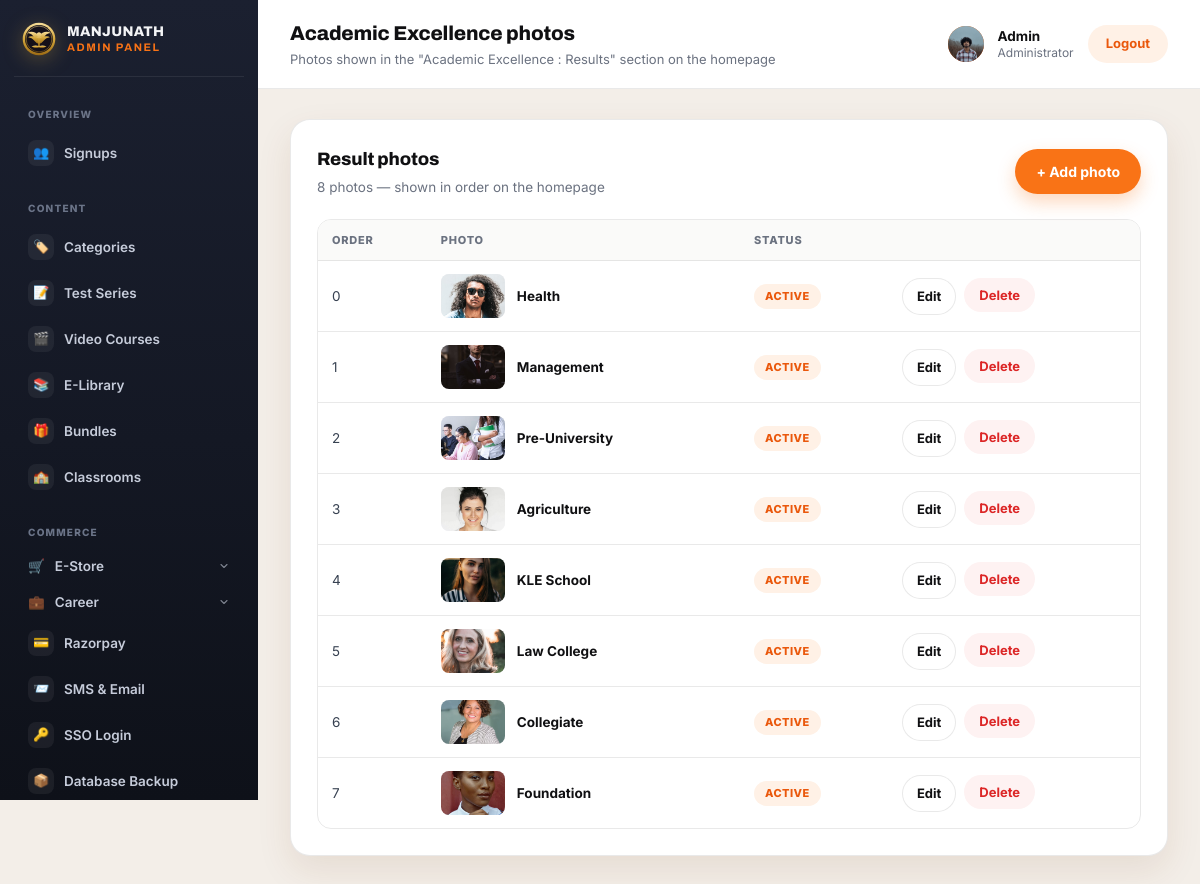
Screenshot of /panel/customization/results/ (signed in) with the database file from the repository.
### myapp/models.py (models this page shows, shortened)
class CustomUser(AbstractBaseUser, PermissionsMixin):
    GENDER_CHOICES = [
        ('male', 'Male'),
        ('female', 'Female'),
        ('other', 'Other'),
    ]
    name = models.CharField(max_length=150)
    email = models.EmailField(unique=True)
    number = models.CharField(max_length=15)
    age = models.PositiveIntegerField(null=True, blank=True)
    gender = models.CharField(max_length=10, choices=GENDER_CHOICES, blank=True)
    state = models.CharField(max_length=100, blank=True)
    city = models.CharField(max_length=100, blank=True)
    profile_picture = models.ImageField(upload_to='profile_pictures/', blank=True, null=True)
    is_active = models.BooleanField(default=True)
    is_staff = models.BooleanField(default=False)
    date_joined = models.DateTimeField(auto_now_add=True)
    objects = CustomUserManager()
    USERNAME_FIELD = 'email'
    REQUIRED_FIELDS = ['name', 'number']

class ResultHighlight(models.Model):
    image = models.ImageField(upload_to='results/')
    caption = models.CharField(max_length=100)
    order = models.PositiveIntegerField(default=0)
    is_active = models.BooleanField(default=True)
    created_at = models.DateTimeField(auto_now_add=True)
    class Meta:
        ordering = ['order', '-created_at']

### myapp/views.py (the view)
# urls.py: path('panel/customization/results/', views.panel_result_list, name='panel_result_list'),
@login_required(login_url='login')
@user_passes_test(_is_staff, login_url='login')
def panel_result_list(request):
    results = ResultHighlight.objects.all()
    return render(request, 'myapp/panel/result_list.html', {'results': results})

### myapp/context_processors.py (called while the page is built)
def site_settings(request):
    return {
        'site_settings': SiteSettings.load(),
        'top_notifications': Notification.objects.filter(is_active=True),
        'chatbot_settings': ChatbotSettings.load(),
        'chatbot_questions': ChatbotQuestion.objects.filter(is_active=True),
        'hero': HeroSection.load(),
        'daily_current_card': DailyUpdateCard.load(DailyUpdateCard.CURRENT_AFFAIRS),
        'daily_news_card': DailyUpdateCard.load(DailyUpdateCard.DAILY_NEWS),
        'pwa_settings': PWASettings.load(),
        'sso_settings': SSOSettings.load(),
    }

### myapp/models.py (called while the page is built)
    @classmethod
    def load(cls):
        obj, _ = cls.objects.get_or_create(pk=1)
        return obj

    @classmethod
    def load(cls):
        obj, _ = cls.objects.get_or_create(pk=1)
        return obj

    @classmethod
    def load(cls):
        obj, _ = cls.objects.get_or_create(pk=1)
        return obj

    @classmethod
    def load(cls, key):
        obj, _ = cls.objects.get_or_create(key=key, defaults={'key': key, **cls.DEFAULTS[key]})
        return obj

    @classmethod
    def load(cls):
        obj, _ = cls.objects.get_or_create(pk=1)
        return obj

    @classmethod
    def load(cls):
        obj, _ = cls.objects.get_or_create(pk=1)
        return obj

### myapp/views.py (called while the page is built)
def _is_staff(user):
    return user.is_authenticated and user.is_staff

### myapp/templates/myapp/panel/result_list.html (shortened to what this page needs)
{% extends "myapp/panel/base.html" %}
{% block page_title %}Academic Excellence photos{% endblock %}
{% block page_sub %}Photos shown in the "Academic Excellence : Results" section on the homepage{% endblock %}
{% block content %}
<div class="panel-card">
  <div class="panel-card-head">
    <div>
      <h2>Result photos</h2>
      <p>{{ results|length }} photo{{ results|length|pluralize }} — shown in order on the homepage</p>
    </div>
    <a class="btn btn-primary" href="{% url 'panel_result_add' %}">+ Add photo</a>
  </div>
  {% if results %}
    <div class="panel-table-wrap">
      <table class="panel-table">
        <thead>
          <tr>
            <th>Order</th>
            <th>Photo</th>
            <th>Status</th>
            <th></th>
          </tr>
        </thead>
        <tbody>
          {% for result in results %}
          <tr>
            <td>{{ result.order }}</td>
            <td>
              <div class="gallery-cell">
                <img class="gallery-thumb" src="{{ result.image.url }}" alt="">
                <div class="gallery-title-text">{{ result.caption }}</div>
              </div>
            </td>
            <td>{% if result.is_active %}<span class="panel-badge">Active</span>{% else %}<span class="panel-badge panel-badge-muted">Hidden</span>{% endif %}</td>
            <td>
              <div class="gallery-actions">
                <a class="btn btn-ghost btn-sm" href="{% url 'panel_result_edit' result.pk %}">Edit</a>
                <form method="post" action="{% url 'panel_result_delete' result.pk %}" onsubmit="return confirm('Delete this photo?');">
                  <button type="submit" class="btn btn-danger btn-sm">Delete</button>
                </form>
              </div>
            </td>
          </tr>
          {% endfor %}
        </tbody>
      </table>
    </div>
  {% else %}
    <p class="panel-empty"><span class="panel-empty-ico">🏆</span>No result photos yet.</p>
  {% endif %}
</div>
{% endblock %}

### myapp/templates/myapp/panel/base.html (shortened to what this page needs)
<!DOCTYPE html>
<html lang="en">
<head>
</head>
<body>
<div class="panel-shell">
  <aside class="panel-sidebar" id="panelSidebar">
    <div class="panel-brand">
      <span class="panel-crest" aria-hidden="true">
      </span>
      <span class="panel-brand-text"><span>MANJUNATH</span><span>Admin Panel</span></span>
    </div>
    <nav class="panel-nav">
      <p class="panel-nav-label">Overview</p>
      <a class="{% block nav_signups %}{% endblock %}" href="{% url 'panel_signups' %}">
        <span class="panel-nav-ico">👥</span> Signups
      </a>
      <p class="panel-nav-label">Content</p>
      <a class="{% block nav_categories %}{% endblock %}" href="{% url 'panel_category_list' %}">
        <span class="panel-nav-ico">🏷️</span> Categories
      </a>
      <a class="{% if course_type == 'test_series' %}is-active{% endif %}" href="{% url 'panel_course_list' 'test_series' %}">
        <span class="panel-nav-ico">📝</span> Test Series
      </a>
      <a class="{% if course_type == 'video_course' %}is-active{% endif %}" href="{% url 'panel_course_list' 'video_course' %}">
        <span class="panel-nav-ico">🎬</span> Video Courses
      </a>
      <a class="{% if course_type == 'elibrary' %}is-active{% endif %}" href="{% url 'panel_course_list' 'elibrary' %}">
        <span class="panel-nav-ico">📚</span> E-Library
      </a>
      <a class="{% block nav_bundles %}{% endblock %}" href="{% url 'panel_bundle_list' %}">
        <span class="panel-nav-ico">🎁</span> Bundles
      </a>
      <a class="{% block nav_classrooms %}{% endblock %}" href="{% url 'panel_classroom_list' %}">
        <span class="panel-nav-ico">🏫</span> Classrooms
      </a>
      <p class="panel-nav-label">Commerce</p>
      <div class="panel-nav-group {% block nav_store_open %}{% endblock %}">
        <button type="button" class="panel-nav-group-toggle {% block nav_store %}{% endblock %}">
          <span class="panel-nav-ico">🛒</span> E-Store
          <svg class="panel-nav-group-caret" viewBox="0 0 24 24" width="12" height="12" aria-hidden="true"><path d="m6 9 6 6 6-6" fill="none" stroke="currentColor" stroke-width="2.2" stroke-linecap="round" stroke-linejoin="round"/></svg>
        </button>
      </div>
      <div class="panel-nav-group {% block nav_career_open %}{% endblock %}">
        <button type="button" class="panel-nav-group-toggle {% block nav_career %}{% endblock %}">
          <span class="panel-nav-ico">💼</span> Career
          <svg class="panel-nav-group-caret" viewBox="0 0 24 24" width="12" height="12" aria-hidden="true"><path d="m6 9 6 6 6-6" fill="none" stroke="currentColor" stroke-width="2.2" stroke-linecap="round" stroke-linejoin="round"/></svg>
        </button>
      </div>
      <a class="{% block nav_razorpay %}{% endblock %}" href="{% url 'panel_razorpay_settings' %}">
        <span class="panel-nav-ico">💳</span> Razorpay
      </a>
      <a class="{% block nav_sms_email %}{% endblock %}" href="{% url 'panel_notification_provider_settings' %}">
        <span class="panel-nav-ico">📨</span> SMS &amp; Email
      </a>
      <a class="{% block nav_sso %}{% endblock %}" href="{% url 'panel_sso_settings' %}">
        <span class="panel-nav-ico">🔑</span> SSO Login
      </a>
      <a class="{% block nav_dropbox %}{% endblock %}" href="{% url 'panel_dropbox_settings' %}">
        <span class="panel-nav-ico">📦</span> Database Backup
      </a>
    </nav>
  </aside>
  <div class="panel-main">
    <header class="panel-topbar">
      <div class="panel-topbar-left">
        <div id="panelPageTitle">
          <h1>{% block page_title %}Admin Panel{% endblock %}</h1>
          <p class="panel-topbar-sub">{% block page_sub %}{% endblock %}</p>
        </div>
      </div>
      <div class="panel-user">
        {% if user.profile_picture %}
          <img class="panel-user-avatar" src="{{ user.profile_picture.url }}" alt="">
        {% else %}
          <span class="panel-user-avatar">{{ user.name|default:user.email|first|upper }}</span>
        {% endif %}
        <span class="panel-user-info">
          <strong>{{ user.name|default:user.email }}</strong>
          <span>Administrator</span>
        </span>
        <a class="panel-logout" href="{% url 'logout' %}">Logout</a>
      </div>
    </header>
    <main class="panel-content" id="panelContent">
      {% block content %}{% endblock %}
    </main>
  </div>
</div>
</body>
</html>

### rows the page displays
CustomUser: profile_picture (picture), name "Admin"
ResultHighlight: order "0", image (picture), caption "Health", is_active "ACTIVE"
ResultHighlight: order "1", image (picture), caption "Management", is_active "ACTIVE"
ResultHighlight: order "2", image (picture), caption "Pre-University", is_active "ACTIVE"
ResultHighlight: order "3", image (picture), caption "Agriculture", is_active "ACTIVE"
ResultHighlight: order "4", image (picture), caption "KLE School", is_active "ACTIVE"
ResultHighlight: order "5", image (picture), caption "Law College", is_active "ACTIVE"
ResultHighlight: order "6", image (picture), caption "Collegiate", is_active "ACTIVE"
ResultHighlight: order "7", image (picture), caption "Foundation", is_active "ACTIVE"

### other values shown
{{ results|length }} "8"
